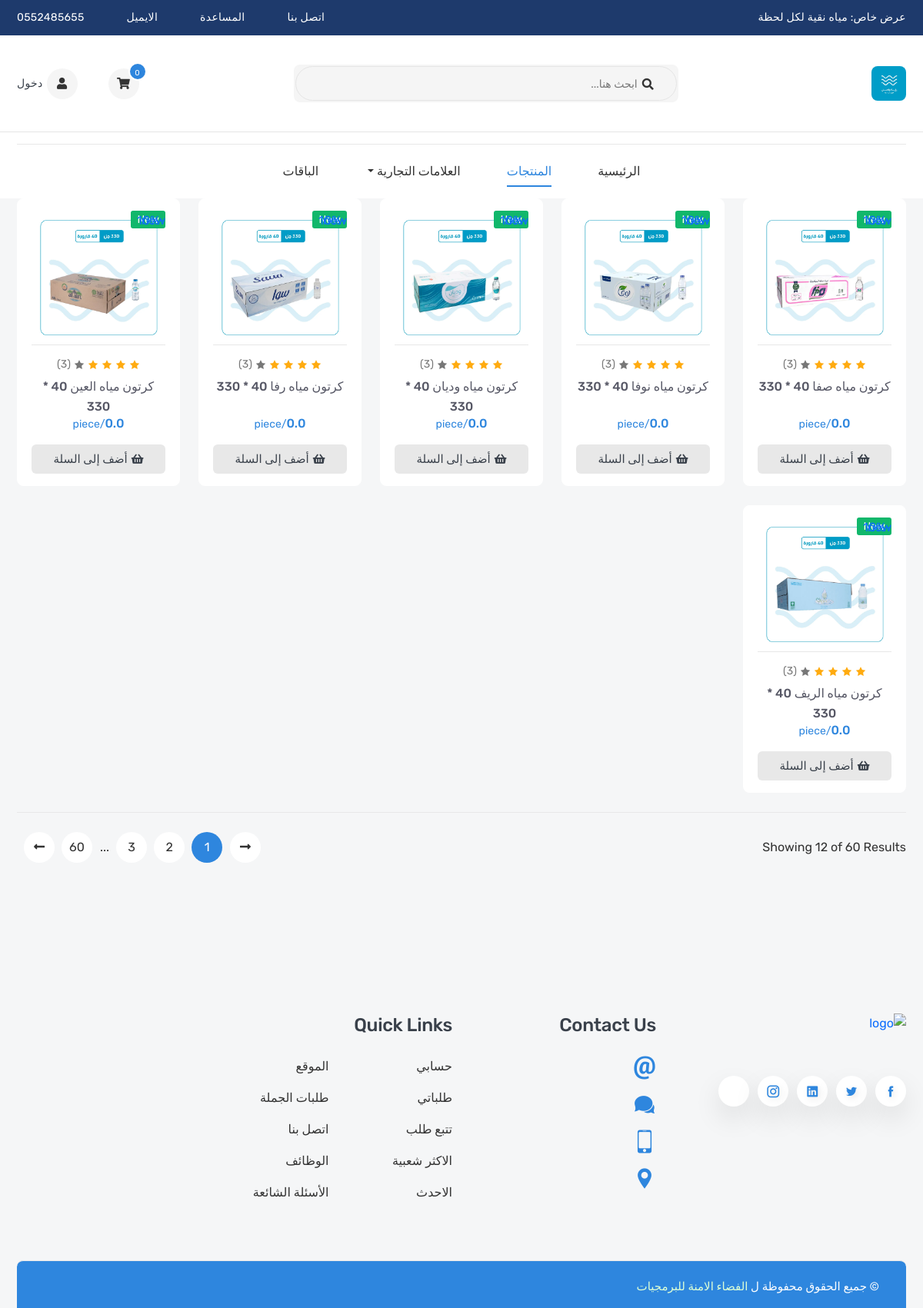
Page /products/products/ on the committed database.
### products/models.py (models this page shows, shortened)
class Product(models.Model):
    name = models.CharField(_("Name"), max_length=120)
    flag = models.CharField(_("Flag"),max_length=10, choices=FLAG_TYPES)
    image = models.ImageField(_("Image"), upload_to='products', default='products/default.jpg')
    old_price  = models.FloatField(_("Old Price") , default=0)
    new_price = models.FloatField(_("New Price"), default=0)
    linkVideo = models.CharField(_("Link Video"), max_length=100, null=True, blank=True)
    sku = models.CharField(_("Sku"), max_length=50, null=True, blank=True)
    subtitle = models.CharField(_("Subtitle"), max_length=300, null=True, blank=True)
    descriptions = models.TextField(_("Descriptions"), max_length=40000, null=True, blank=True)
    quantity = models.IntegerField(_("Quantity"))
    brand = models.ForeignKey("Brand", verbose_name=('Brand'), related_name='product_brand', on_delete=models.SET_NULL, null=True, blank=True)
    category = models.ManyToManyField("Category", verbose_name=_('Category'), related_name='product_category', blank=True)
    slug = models.SlugField(_("Slug"), null=True, blank=True, allow_unicode=True)
    active = models.BooleanField(_("Active"), default=True)
    create_at = models.DateTimeField(_("Create at"), default=timezone.now, null=True, blank=True)
    product_type = models.CharField(_("Product Type"), max_length=10, choices=PRODUCT_TYPES, default='single')
    sales_count = models.IntegerField(_("Sales Count"), default=0)
    tags = TaggableManager()

### products/views.py (the view)
# urls.py: path('products/', ProductList.as_view(), name='product_list'),
class ProductList(ListView):
    model = Product
    queryset = Product.objects.filter(product_type='single')
    paginate_by = 20

### cart/cart.py (called while the page is built)
    def __len__(self):
        return sum(item['quantity'] for item in self.cart.values())

    def get_total_price(self):
        return sum(Decimal(item['price']) * item['quantity'] for item in self.cart.values())

### cart/context_processors.py (called while the page is built)
def cart(request):
    return {'cart': Cart(request)}

### products/context_processors.py (called while the page is built)
def brands(request):
    brands = Brand.objects.all()
    return {'brands': brands}

### templates/products/product_list.html (shortened to what this page needs)
{% extends 'base.html' %}
{% load static %}
{% block content %}
<section class="inner-section shop-part">
  <div class="container">
    <div class="row content-reverse">
      <div class="col-lg-12">
        <div class="row row-cols-2 row-cols-md-3 row-cols-lg-4 row-cols-xl-5">
          {% for product in object_list %}
          <div class="col">
            {% include 'includes/product_card.html' with product=product %}
          </div>
          {% endfor %}
        </div>
        <div class="row">
          <div class="col-lg-12">
            <div class="bottom-paginate">
              <p class="page-info">Showing 12 of 60 Results</p>
              <ul class="pagination">
                <li class="page-item">
                  <a class="page-link" href="#">
                    <i class="fas fa-long-arrow-alt-right"></i>
                  </a>
                </li>
                <li class="page-item">
                  <a class="page-link active" href="#">1</a>
                </li>
                <li class="page-item"><a class="page-link" href="#">2</a></li>
                <li class="page-item"><a class="page-link" href="#">3</a></li>
                <li class="page-item">...</li>
                <li class="page-item"><a class="page-link" href="#">60</a></li>
                <li class="page-item">
                  <a class="page-link" href="#">
                    <i class="fas fa-long-arrow-alt-left"></i>
                  </a>
                </li>
              </ul>
            </div>
          </div>
        </div>
      </div>
    </div>
  </div>
</section>
{% endblock %}

### templates/includes/product_card.html (shortened to what this page needs)
{% load static %}
<div class="product-card">
    <div class="product-media">
        <div class="product-label">
            <label class="label-text new">{{ product.flag }}</label>
        </div>
        <a class="product-image" href="{% url 'product_detail' product.slug %}">
            <div class="product-label-group">
                <label class="product-label label-new">new</label>
                <label class="product-label label-off">-10%</label>
            </div>
            <img src="{{ product.image.url }}" alt="product" />
        </a>
    </div>
    <div class="product-content">
        <div class="product-rating">
            <i class="active icofont-star"></i>
            <i class="active icofont-star"></i>
            <i class="active icofont-star"></i>
            <i class="active icofont-star"></i>
            <i class="icofont-star"></i>
            <a href="#">(3)</a>
        </div>
        <h6 class="product-name">
            <a href="{% url 'product_detail' product.slug %}">{{ product.name }}</a>
        </h6>
        <h6 class="product-price">
            {% if product.new_price > 0 %}
            {% if product.old_price > product.new_price %}
            <del>{{ product.old_price }}</del>
            {% endif %}
            <span>{{ product.new_price }}<small>/piece</small></span>
            {% else %}
            <span>{{ product.old_price }}<small>/piece</small></span>
            {% endif %}
        </h6>
        <button class="product-add" title="أضف إلى السلة" data-id="{{ product.id }}">
            <i class="fas fa-shopping-basket"></i>
            <span>أضف إلى السلة</span>
        </button>
    </div>
</div>

### static/ar/css/header_redesign.css (style rules this page uses)
:root { --header-blue: #1e3a6c; --primary: #2e86de; --white: #ffffff; --text-dark: #333333; --text-light: #777777; --border-color: #e5e5e5; }

### rows in the picture
Product: flag "New", image (picture), name "كرتون مياه صفا 40 * 330", old_price "0.0"
Product: flag "New", image (picture), name "كرتون مياه نوفا 40 * 330", old_price "0.0"
Product: flag "New", image (picture), name "كرتون مياه وديان 40 * 330", old_price "0.0"
Product: flag "New", image (picture), name "كرتون مياه رفا 40 * 330", old_price "0.0"
Product: flag "New", image (picture), name "كرتون مياه العين 40 * 330", old_price "0.0"
Product: flag "New", image (picture), name "كرتون مياه الريف 40 * 330", old_price "0.0"

### other values in the picture
{{ cart|length }} "0"
